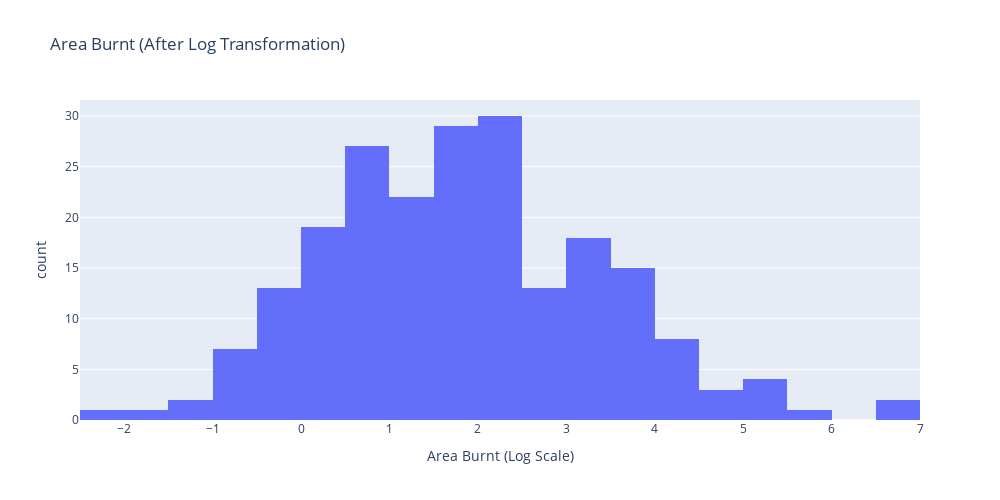

Notebook code for this chart:
### Markdown cell above
Applying log transformation to deal with skewness

### Code cell
train_set["log_area"] = train_set["area"].replace(0, np.nan).apply(np.log)
fig = px.histogram(
    train_set,
    x="log_area",
    nbins=20,
    title="Area Burnt (After Log Transformation)",
    labels={"log_area": "Area Burnt (Log Scale)"},
)
fig.update_layout(
    width=1000, 
    height=500  
)
fig.show()

### Figure 1 — Plotly figure (JSON) as saved in the notebook; plotly's stock layout.template omitted (floating-point values rounded to 4 significant figures; data arrays with more than 128 entries replaced by an {"elided": "..."} marker saying what was removed)
{"data": [{"alignmentgroup": "True", "bingroup": "x", "hovertemplate": "Area Burnt (Log Scale)=%{x}<br>count=%{y}<extra></extra>", "legendgroup": "", "marker": {"color": "#636efa", "pattern": {"shape": ""}}, "name": "", "nbinsx": 20, "offsetgroup": "", "orientation": "v", "showlegend": false, "type": "histogram", "x": {"elided": "413 float values"}, "xaxis": "x", "yaxis": "y"}], "layout": {"barmode": "relative", "height": 500, "legend": {"tracegroupgap": 0}, "title": {"text": "Area Burnt (After Log Transformation)"}, "width": 1000, "xaxis": {"anchor": "y", "domain": [0, 1], "title": {"text": "Area Burnt (Log Scale)"}}, "yaxis": {"anchor": "x", "domain": [0, 1], "title": {"text": "count"}}}}
